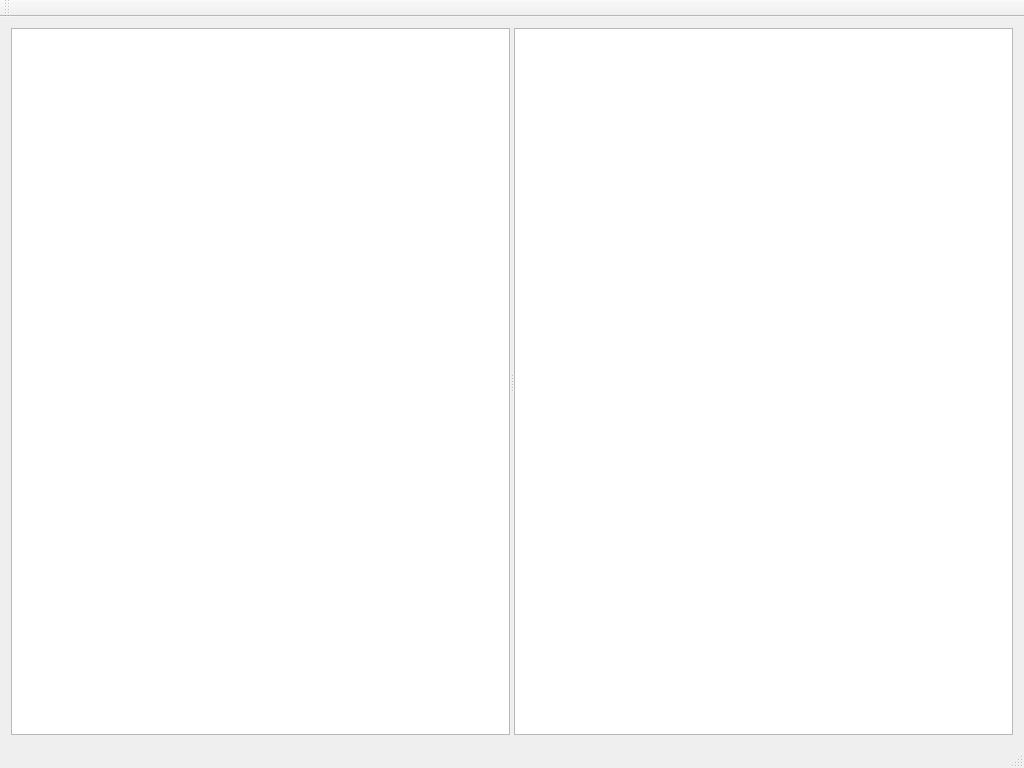
<?xml version="1.0" encoding="UTF-8"?>
<ui version="4.0">
 <class>MainWindow</class>
 <widget class="QMainWindow" name="MainWindow">
  <property name="geometry">
   <rect>
    <x>0</x>
    <y>0</y>
    <width>1024</width>
    <height>768</height>
   </rect>
  </property>
  <property name="windowTitle">
   <string>MainWindow</string>
  </property>
  <widget class="QWidget" name="centralWidget">
   <layout class="QHBoxLayout" name="horizontalLayout">
    <item>
     <widget class="QSplitter" name="splitter">
      <property name="orientation">
       <enum>Qt::Horizontal</enum>
      </property>
      <widget class="QTableView" name="tvList"/>
      <widget class="QTableView" name="tvSchedule"/>
     </widget>
    </item>
   </layout>
  </widget>
  <widget class="QMenuBar" name="menuBar">
   <property name="geometry">
    <rect>
     <x>0</x>
     <y>0</y>
     <width>1024</width>
     <height>28</height>
    </rect>
   </property>
  </widget>
  <widget class="QToolBar" name="mainToolBar">
   <attribute name="toolBarArea">
    <enum>TopToolBarArea</enum>
   </attribute>
   <attribute name="toolBarBreak">
    <bool>false</bool>
   </attribute>
  </widget>
  <widget class="QStatusBar" name="statusBar"/>
 </widget>
 <layoutdefault spacing="6" margin="11"/>
 <resources/>
 <connections/>
</ui>
